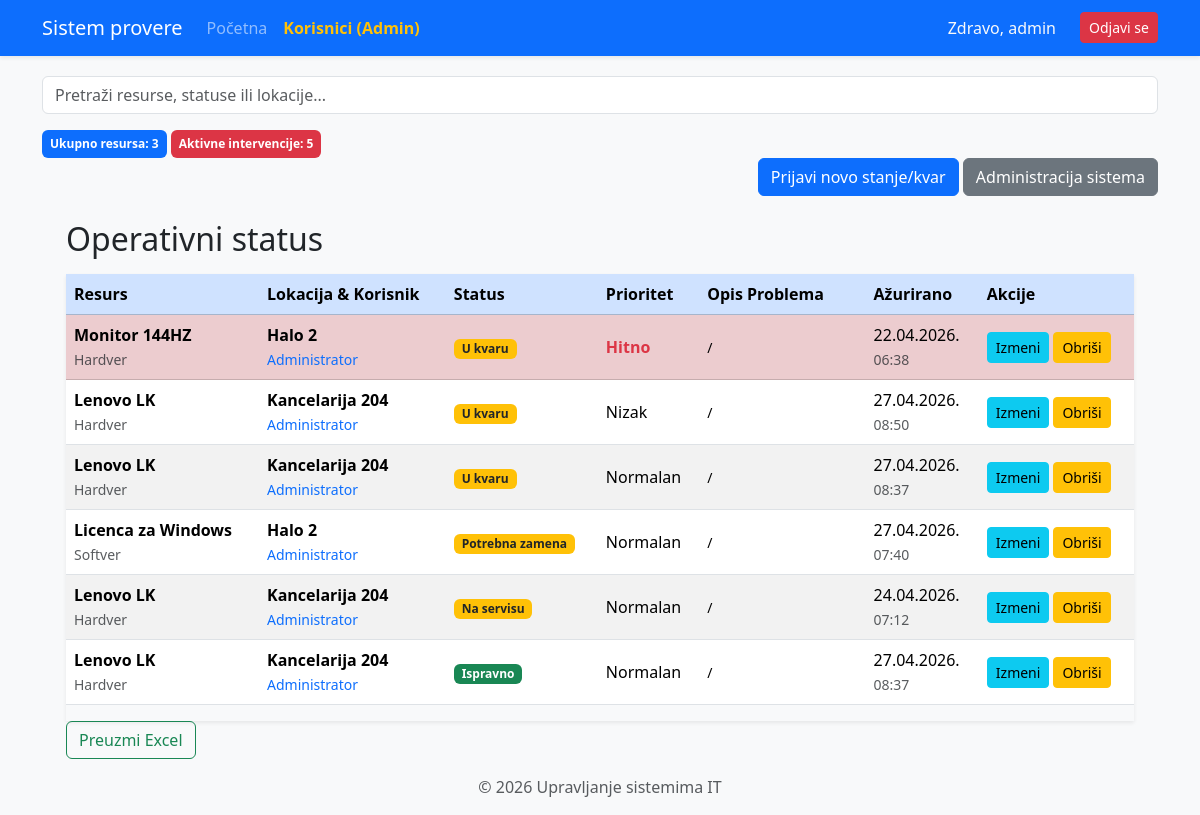
Page / (signed in) on the earlier database version.
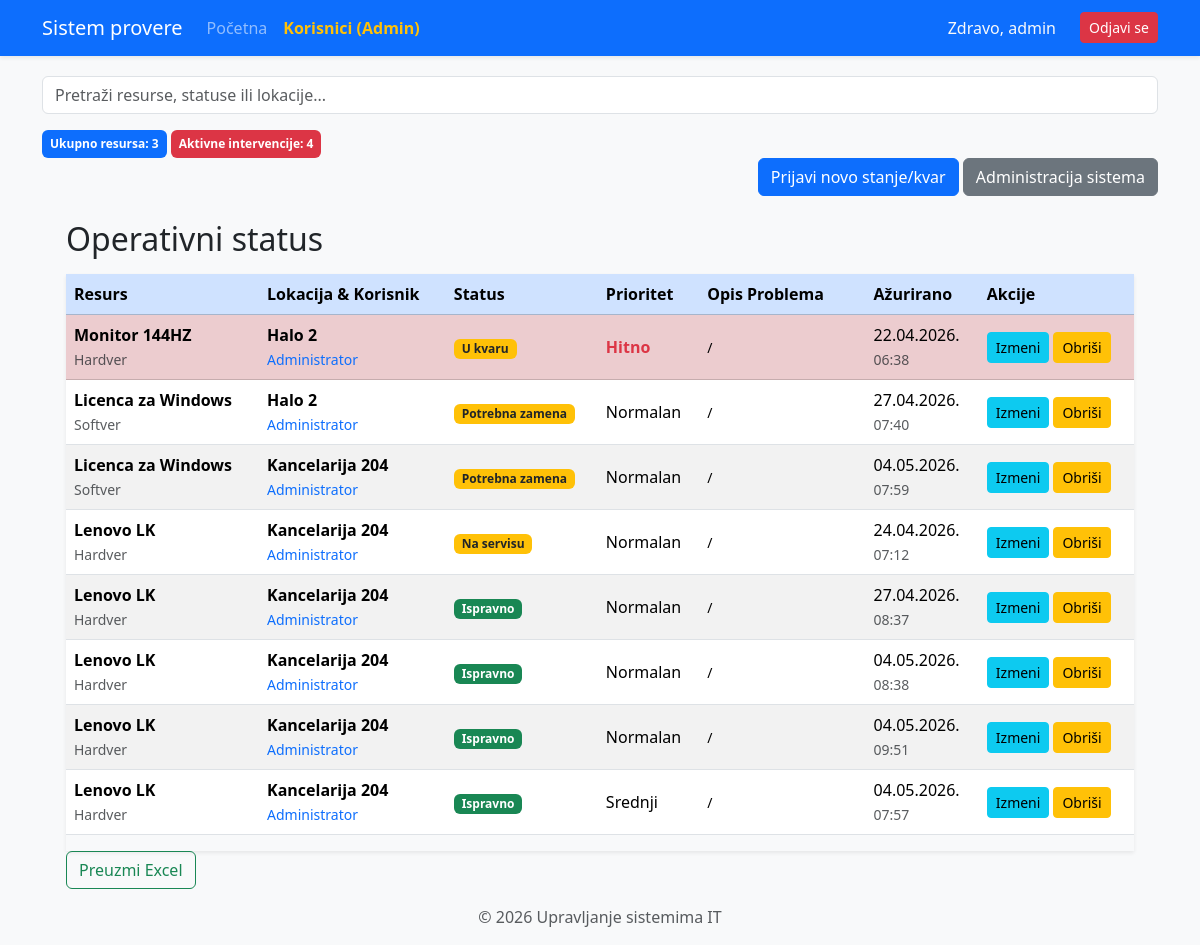
Same page on the later database version.
### alchemy_classes.py (models this page shows)
class User(db.Model, UserMixin):
    __tablename__ = "user"
    id: Mapped[int] = mapped_column(Integer, primary_key=True)
    username: Mapped[str] = mapped_column(String(20), unique=True, nullable=False)
    password: Mapped[str] = mapped_column(String(100), nullable=False)
    ime_prezime: Mapped[str] = mapped_column(String(100), nullable=True)
    uloga: Mapped[str] = mapped_column(String(10), default="user")
    zaduzeni_statusi: Mapped[list["StatusResursa"]] = relationship("StatusResursa", back_populates="korisnik")

class StatusResursa(db.Model):
    __tablename__ = "status_resursa"
    id: Mapped[int] = mapped_column(Integer, primary_key=True)
    resurs_id: Mapped[int] = mapped_column(ForeignKey("resurs.id"), nullable=False)
    lokacija_id: Mapped[int] = mapped_column(ForeignKey("lokacija.id"), nullable=False)
    korisnik_id: Mapped[int] = mapped_column(ForeignKey("user.id"), nullable=False) # VEZA SA KORISNIKOM!
    kolicina: Mapped[int] = mapped_column(Integer, default=1)
    status_kvara: Mapped[str] = mapped_column(String(50))
    prioritet: Mapped[str] = mapped_column(String(20))
    opis_problema: Mapped[str] = mapped_column(String(50), nullable=True)
    datum_prijave: Mapped[datetime] = mapped_column(DateTime, default=datetime.utcnow)
    resurs: Mapped["Resurs"] = relationship("Resurs", back_populates="statusi")
    lokacija: Mapped["Lokacija"] = relationship("Lokacija", back_populates="izvestaji")
    korisnik: Mapped["User"] = relationship("User", back_populates="zaduzeni_statusi")

class Resurs(db.Model):
    __tablename__ = "resurs"
    id: Mapped[int] = mapped_column(Integer, primary_key=True)
    naziv: Mapped[str] = mapped_column(String(100), nullable=False)
    tip: Mapped[str] = mapped_column(String(50))
    serijski_broj: Mapped[str] = mapped_column(String(100), unique=True)
    godina_nabavke: Mapped[int] = mapped_column(Integer)
    statusi: Mapped[list["StatusResursa"]] = relationship("StatusResursa", back_populates="resurs")

class Lokacija(db.Model):
    __tablename__ = "lokacija"
    id: Mapped[int] = mapped_column(Integer, primary_key=True)
    naziv: Mapped[str] = mapped_column(String(100), nullable=False)
    sprat: Mapped[str] = mapped_column(String(50), nullable=True)
    odgovorno_lice: Mapped[str] = mapped_column(String(100))
    izvestaji: Mapped[list["StatusResursa"]] = relationship("StatusResursa", back_populates="lokacija")

### main.py (the view)
@app.route('/')
@login_required
def home():
    svi_resursi = Resurs.query.all()
    aktivni_kvarovi = StatusResursa.query.filter(StatusResursa.status_kvara != 'Ispravno').all()
    upit_stanja = db.select(StatusResursa).join(Resurs).join(Lokacija).order_by(
        StatusResursa.status_kvara.desc(),
        StatusResursa.prioritet.asc()
    )
    sva_stanja = db.session.execute(upit_stanja).scalars().all()
    return render_template("index.html",
                           stanja=sva_stanja,
                           resursi=svi_resursi,
                           statusi=aktivni_kvarovi, # DODAJ OVO!
                           naslov="Glavni Dashboard")

### main.py (called while the page is built)
@login_manager.user_loader
def load_user(user_id):
    return db.get_or_404(User, user_id)

### templates/index.html (shortened to what this page needs)
{% extends "base.html" %}
{% block content %}
<div class="mb-3">
    <input type="text" id="searchInput" class="form-control" placeholder="Pretraži resurse, statuse ili lokacije...">
</div>
<div class="mb-3">
    <span class="badge bg-primary p-2">Ukupno resursa: {{ resursi|length }}</span>
    <span class="badge bg-danger p-2">Aktivne intervencije: {{ statusi|length }}</span>
    <div class="mb-3 text-end">
        <a class="btn btn-primary" href="{{ url_for('add_status') }}">Prijavi novo stanje/kvar</a>
        <a class="btn btn-secondary" href="{{ url_for('admin_page') }}">Administracija sistema</a>
    </div>
</div>
<div class="jumbotron">
    <div class="container-fluid px-4"> <h2 class="mt-4">Operativni status</h2>
        <div class="table-responsive mt-3 shadow-sm">
            <table class="table table-striped table-hover align-middle">
                <thead>
                    <tr class="table-primary">
                        <th scope="col">Resurs</th>
                        <th scope="col">Lokacija & Korisnik</th>
                        <th scope="col">Status</th>
                        <th scope="col">Prioritet</th>
                        <th scope="col" style="min-width: 150px;">Opis Problema</th>
                        <th scope="col">Ažurirano</th>
                        <th scope="col">Akcije</th>
                    </tr>
                </thead>
                <tbody>
                    {% for s in stanja %}
                    <tr class="{% if s.prioritet == 'Hitno' %}table-danger{% endif %}">
                        <td>
                            <strong>{{ s.resurs.naziv }}</strong> <br>
                            <small class="text-muted">{{ s.resurs.tip }}</small>
                        </td>
                        <td>
                            <strong>{{ s.lokacija.naziv }}</strong> <br>
                            <small class="text-primary">
                                {% if s.korisnik %}
                                    {{ s.korisnik.ime_prezime }}
                                {% else %}
                                    <span class="text-muted italic">Nije dodeljeno</span>
                                {% endif %}
                            </small>
                        </td>
                        <td>
                            <span class="badge {% if s.status_kvara == 'Ispravno' %}bg-success{% else %}bg-warning text-dark{% endif %}">
                                {{ s.status_kvara }}
                            </span>
                        </td>
                        <td>
                            {% if s.prioritet == 'Hitno' %}
                                <span class="text-danger fw-bold"> {{ s.prioritet }}</span>
                            {% else %}
                                {{ s.prioritet }}
                            {% endif %}
                        </td>
                        <td><small>{{ s.opis_problema or "/" }}</small></td>
                        <td style="white-space: nowrap;">{{ s.datum_prijave.strftime('%d.%m.%Y.') }}<br>
                            <small class="text-muted">{{ s.datum_prijave.strftime('%H:%M') }}</small>
                        </td>
                        <td>
                            <div class="d-flex gap-1">
                                <a class="btn btn-sm btn-info" href="{{ url_for('izmeni_stanje', stanje_id=s.id) }}">
                                    Izmeni
                                </a>
                                <a class="btn btn-sm btn-warning"
                                   href="{{ url_for('delete_status', status_id=s.id) }}"
                                   onclick="return confirm('Da li ste sigurni da želite da obrišete ovaj status?')">
                                    Obriši
                                </a>
                            </div>
                        </td>
                    </tr>
                    {% endfor %}
                </tbody>
            </table>
        </div>
            <a class="btn btn-outline-success" href="{{ url_for('export_excel') }}">
                 Preuzmi Excel
            </a>
        </div>
    </div>
</div>
{% endblock %}

### templates/base.html (shortened to what this page needs)
<!DOCTYPE html>
<html lang="sr">
<head>
    {{ bootstrap.load_css() }}
</head>
<body>
    <nav class="navbar navbar-expand-lg navbar-dark bg-primary shadow-sm">
        <div class="container">
            <a class="navbar-brand" href="{{ url_for('home') }}"> Sistem provere</a>
            <div class="collapse navbar-collapse" id="navbarNav">
                <ul class="navbar-nav me-auto">
                    <li class="nav-item">
                        <a class="nav-link" href="{{ url_for('home') }}">Početna</a>
                    </li>
                    {% if current_user.is_authenticated and current_user.uloga == 'admin' %}
                    <li class="nav-item">
                        <a class="nav-link fw-bold text-warning" href="{{ url_for('admin_panel') }}"> Korisnici (Admin)</a>
                    </li>
                    {% endif %}
                </ul>
                <ul class="navbar-nav ms-auto">
                    {% if current_user.is_authenticated %}
                        <li class="nav-item">
                            <span class="nav-link text-light">Zdravo, {{ current_user.username }}</span>
                        </li>
                        <li class="nav-item">
                            <a class="btn btn-danger btn-sm ms-lg-3 mt-1" href="{{ url_for('logout') }}">Odjavi se</a>
                        </li>
                    {% else %}
                        <li class="nav-item">
                            <a class="nav-link" href="{{ url_for('login') }}">Prijava</a>
                        </li>
                    {% endif %}
                </ul>
            </div>
        </div>
    </nav>
    <div class="container">
        {% block content %}{% endblock %}
    <footer class="footer mt-auto py-3 bg-light text-center">
        <div class="container">
            <span class="text-muted">© 2026 Upravljanje sistemima IT</span>
        </div>
    </footer>
</body>
</html>
</html>

### templates/base.html (style rules this page uses)
body { background-color: #f8f9fa; }
.navbar { margin-bottom: 20px; }
.footer { margin-top: 40px; padding: 20px; background: #eee; text-align: center; }

Differences in the rows shown:
removed StatusResursa: resurs.naziv "Lenovo LK", resurs.tip "Hardver", lokacija.naziv "Kancelarija 204", korisnik.ime_prezime "Administrator", status_kvara "U kvaru", prioritet "Nizak", opis_problema "/", datum_prijave "27.04.2026.", datum_prijave "08:50"
removed StatusResursa: resurs.naziv "Lenovo LK", resurs.tip "Hardver", lokacija.naziv "Kancelarija 204", korisnik.ime_prezime "Administrator", status_kvara "U kvaru", prioritet "Normalan", opis_problema "/", datum_prijave "27.04.2026.", datum_prijave "08:37"
added StatusResursa: resurs.naziv "Licenca za Windows", resurs.tip "Softver", lokacija.naziv "Kancelarija 204", korisnik.ime_prezime "Administrator", status_kvara "Potrebna zamena", prioritet "Normalan", opis_problema "/", datum_prijave "04.05.2026.", datum_prijave "07:59"
added StatusResursa: resurs.naziv "Lenovo LK", resurs.tip "Hardver", lokacija.naziv "Kancelarija 204", korisnik.ime_prezime "Administrator", status_kvara "Ispravno", prioritet "Normalan", opis_problema "/", datum_prijave "04.05.2026.", datum_prijave "08:38"
added StatusResursa: resurs.naziv "Lenovo LK", resurs.tip "Hardver", lokacija.naziv "Kancelarija 204", korisnik.ime_prezime "Administrator", status_kvara "Ispravno", prioritet "Normalan", opis_problema "/", datum_prijave "04.05.2026.", datum_prijave "09:51"
added StatusResursa: resurs.naziv "Lenovo LK", resurs.tip "Hardver", lokacija.naziv "Kancelarija 204", korisnik.ime_prezime "Administrator", status_kvara "Ispravno", prioritet "Srednji", opis_problema "/", datum_prijave "04.05.2026.", datum_prijave "07:57"
Other differences:
{{ statusi|length }}: "5" → "4"
